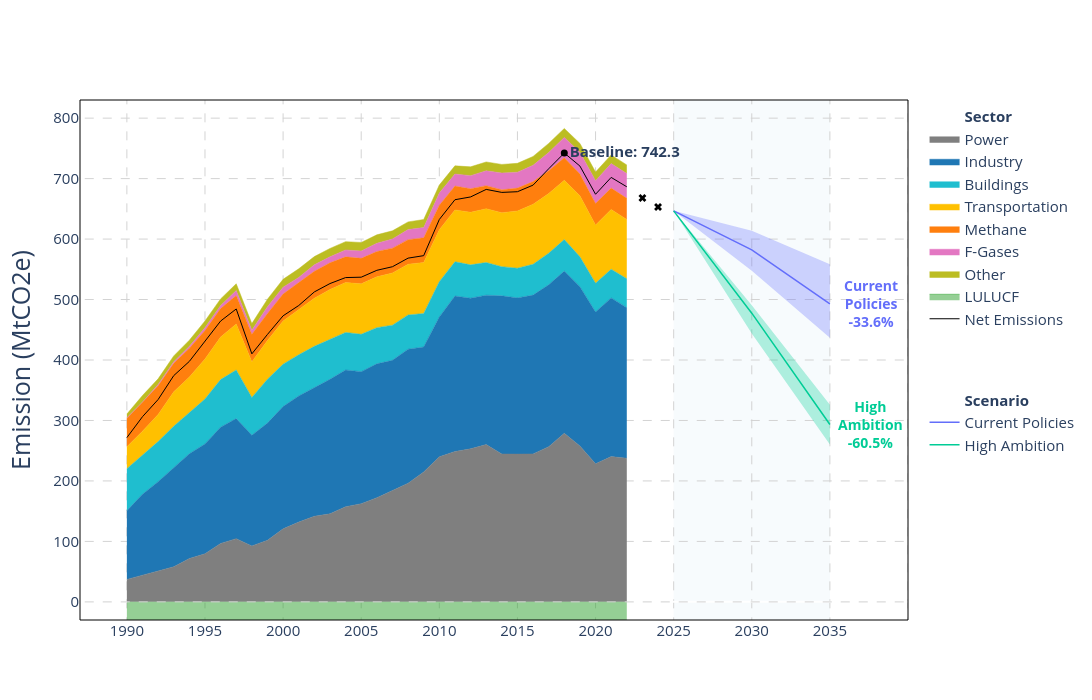

The notebook cell saved with this chart:
### Code cell
# ============================
# Figure 1: Total emissions with bands & annotations
# ============================
fig = go.Figure()
# add_gas_stack(fig, dfHistGas)
add_sector_stack(fig, dfHistGas)



# 2018 reference
fig.add_trace(go.Scatter(
    x=[2018], y=[742.3],
    mode='markers+text',
    marker=dict(color='black', size=7),
    text=f'<b>Baseline: {742.3}</b>',
    textposition='middle right',
    textfont=dict(size=15),
    showlegend=False
))

# Historical net line
fig.add_trace(go.Scatter(
    x=dfHistNet["Year"], y=dfHistNet["NetMt"],
    mode='lines', name='Net Emissions',
    line=dict(color='black', width=1)
))

fig.add_trace(go.Scatter(
    x=[2023, 2024],
    y=[666.3 + 1.5, 651.4 + 1.5],
    mode='markers',                          # only points
    # name='Net (Provisional)',            # shows in legend
    marker=dict(color='black', size=7, symbol='x'),
    showlegend=False
))


# Scenario lines + bands
add_scenario_lines(fig, dfOut, "Current-Policies-Med", "High-Ambition-Med", start_year=2025)
add_scenario_bands(fig, dfOut, "Current-Policies-Low", "Current-Policies-High", fillcolor='rgba(99,110,250,0.3)')
add_scenario_bands(fig, dfOut, "High-Ambition-Low", "High-Ambition-High", fillcolor='rgba(0,204,150,0.3)')

# Layout & grid
style_axes(fig, x_range=[1987, 2040], y_range=[-30, 830],
            x_ticks=list(range(1990, 2040, 5)),
            y_ticks=list(range(0, 801, 100)))
# highlight 2025–2035
fig.add_vrect(x0=2025, x1=2035, fillcolor="LightBlue", opacity=0.1, layer="below", line_width=0)
# border
fig.add_shape(type="rect", xref="paper", yref="paper",
                x0=0, x1=1, y0=0, y1=1, line=dict(color="black", width=1), layer="above")
# grid
add_grid(fig, 1985, 2040, -100, 900)

# Reduction annotations at 2035
x_center = 2037.6
fig.add_annotation(x=x_center, y=cp_med_2035,
                    text=f"<b>Current<br>Policies<br>-{red_cp:.1f}%</b>",
                    showarrow=False, font=dict(size=14, color="#636EFA"))
fig.add_annotation(x=x_center, y=ep_med_2035,
                    text=f"<b>High<br>Ambition<br>-{red_ep:.1f}%</b>",
                    showarrow=False, font=dict(size=14, color="#00CC96"))

fig.update_layout(
    xaxis_title=None
)


# pio.write_image(fig, FIG_TOTAL, width=1200, height=700, scale=2)
pio.write_image(fig, "./fig/total_emission.jpg", width=1200, height=700, scale=3)
pio.write_image(fig, "./fig/total_emission.svg", width=1200, height=700, scale=3)
fig

### Figure 1 — Plotly figure (JSON) as saved in the notebook; plotly's stock layout.template omitted (floating-point values rounded to 4 significant figures)
{"data": [{"hoverinfo": "skip", "line": {"color": "rgba(0,0,0,0)"}, "mode": "lines", "name": "<b>Sector</b>", "showlegend": true, "type": "scatter", "x": [null], "y": [null]}, {"fill": "tozeroy", "fillcolor": "#7F7F7F", "hovertemplate": "Power: %{y:.1f} MtCO₂e<br>Year: %{x}<extra></extra>", "line": {"color": "#7F7F7F", "width": 0.5}, "mode": "lines", "name": "Power", "type": "scatter", "x": [1990, 1991, 1992, 1993, 1994, 1995, 1996, 1997, 1998, 1999, 2000, 2001, 2002, 2003, 2004, 2005, 2006, 2007, 2008, 2009, 2010, 2011, 2012, 2013, 2014, 2015, 2016, 2017, 2018, 2019, 2020, 2021, 2022], "y": [37.15, 43.74, 51.25, 58.04, 71.67, 79.51, 96.59, 104.5, 92.46, 101.8, 120.7, 131.9, 141.5, 145.6, 157.3, 162.3, 172.1, 184.4, 196.1, 214.8, 239.9, 248.7, 253.1, 260.1, 244.6, 244.3, 244.6, 256.6, 278.8, 257.9, 228.3, 240.2, 237.6]}, {"fill": "tonexty", "fillcolor": "#1F77B4", "hovertemplate": "Industry: %{y:.1f} MtCO₂e<br>Year: %{x}<extra></extra>", "line": {"color": "#1F77B4", "width": 0.5}, "mode": "lines", "name": "Industry", "type": "scatter", "x": [1990, 1991, 1992, 1993, 1994, 1995, 1996, 1997, 1998, 1999, 2000, 2001, 2002, 2003, 2004, 2005, 2006, 2007, 2008, 2009, 2010, 2011, 2012, 2013, 2014, 2015, 2016, 2017, 2018, 2019, 2020, 2021, 2022], "y": [150.6, 178.0, 198.8, 221.9, 245.0, 261.1, 288.9, 303.2, 275.6, 295.6, 323.0, 340.5, 354.3, 368.1, 383.5, 380.7, 393.7, 399.6, 417.9, 421.6, 471.3, 505.9, 502.2, 507.2, 506.1, 502.7, 507.3, 524.4, 547.0, 521.3, 479.4, 502.7, 486.6]}, {"fill": "tonexty", "fillcolor": "#1FBECF", "hovertemplate": "Buildings: %{y:.1f} MtCO₂e<br>Year: %{x}<extra></extra>", "line": {"color": "#1FBECF", "width": 0.5}, "mode": "lines", "name": "Buildings", "type": "scatter", "x": [1990, 1991, 1992, 1993, 1994, 1995, 1996, 1997, 1998, 1999, 2000, 2001, 2002, 2003, 2004, 2005, 2006, 2007, 2008, 2009, 2010, 2011, 2012, 2013, 2014, 2015, 2016, 2017, 2018, 2019, 2020, 2021, 2022], "y": [220.3, 242.9, 265.1, 290.5, 313.2, 335.4, 367.6, 383.5, 338.1, 368.2, 393.1, 408.6, 422.6, 434.1, 445.6, 442.6, 453.4, 457.6, 474.5, 476.9, 529.5, 562.6, 557.4, 561.3, 554.4, 551.9, 558.3, 576.6, 599.2, 570.6, 527.0, 550.1, 534.4]}, {"fill": "tonexty", "fillcolor": "#ffc000", "hovertemplate": "Transportation: %{y:.1f} MtCO₂e<br>Year: %{x}<extra></extra>", "line": {"color": "#ffc000", "width": 0.5}, "mode": "lines", "name": "Transportation", "type": "scatter", "x": [1990, 1991, 1992, 1993, 1994, 1995, 1996, 1997, 1998, 1999, 2000, 2001, 2002, 2003, 2004, 2005, 2006, 2007, 2008, 2009, 2010, 2011, 2012, 2013, 2014, 2015, 2016, 2017, 2018, 2019, 2020, 2021, 2022], "y": [256.5, 282.3, 310.0, 347.3, 372.0, 401.6, 437.9, 459.4, 396.9, 432.1, 464.4, 483.1, 502.2, 516.5, 528.1, 525.9, 537.5, 543.9, 558.3, 561.3, 615.4, 648.2, 644.3, 650.2, 643.5, 646.5, 657.4, 675.2, 697.2, 671.6, 623.2, 648.9, 632.3]}, {"fill": "tonexty", "fillcolor": "#FF7F0E", "hovertemplate": "Methane: %{y:.1f} MtCO₂e<br>Year: %{x}<extra></extra>", "line": {"color": "#FF7F0E", "width": 0.5}, "mode": "lines", "name": "Methane", "type": "scatter", "x": [1990, 1991, 1992, 1993, 1994, 1995, 1996, 1997, 1998, 1999, 2000, 2001, 2002, 2003, 2004, 2005, 2006, 2007, 2008, 2009, 2010, 2011, 2012, 2013, 2014, 2015, 2016, 2017, 2018, 2019, 2020, 2021, 2022], "y": [303.4, 329.5, 357.3, 394.4, 419.4, 448.7, 485.0, 506.5, 442.6, 477.0, 509.1, 528.1, 546.7, 560.7, 570.6, 568.1, 579.3, 585.0, 599.1, 602.0, 656.0, 687.7, 683.2, 688.3, 681.5, 684.3, 695.0, 713.0, 734.4, 707.6, 658.7, 684.3, 667.4]}, {"fill": "tonexty", "fillcolor": "#E377C2", "hovertemplate": "F-Gases: %{y:.1f} MtCO₂e<br>Year: %{x}<extra></extra>", "line": {"color": "#E377C2", "width": 0.5}, "mode": "lines", "name": "F-Gases", "type": "scatter", "x": [1990, 1991, 1992, 1993, 1994, 1995, 1996, 1997, 1998, 1999, 2000, 2001, 2002, 2003, 2004, 2005, 2006, 2007, 2008, 2009, 2010, 2011, 2012, 2013, 2014, 2015, 2016, 2017, 2018, 2019, 2020, 2021, 2022], "y": [304.6, 330.6, 359.6, 397.1, 422.5, 453.5, 490.1, 514.8, 449.1, 488.2, 520.4, 536.6, 557.5, 570.6, 582.0, 580.3, 593.0, 600.2, 615.7, 619.1, 676.1, 707.6, 704.9, 712.9, 709.2, 710.6, 721.9, 743.2, 768.2, 743.7, 696.6, 724.8, 708.4]}, {"fill": "tonexty", "fillcolor": "#BCBD22", "hovertemplate": "Other: %{y:.1f} MtCO₂e<br>Year: %{x}<extra></extra>", "line": {"color": "#BCBD22", "width": 0.5}, "mode": "lines", "name": "Other", "type": "scatter", "x": [1990, 1991, 1992, 1993, 1994, 1995, 1996, 1997, 1998, 1999, 2000, 2001, 2002, 2003, 2004, 2005, 2006, 2007, 2008, 2009, 2010, 2011, 2012, 2013, 2014, 2015, 2016, 2017, 2018, 2019, 2020, 2021, 2022], "y": [310.6, 341.2, 368.8, 406.8, 432.8, 464.5, 501.1, 526.1, 460.2, 500.6, 533.5, 550.8, 571.0, 584.5, 595.8, 594.4, 607.0, 613.6, 628.4, 632.3, 689.4, 721.1, 719.4, 727.6, 723.5, 725.3, 736.7, 758.3, 782.9, 758.2, 710.8, 739.2, 722.6]}, {"fill": "tozeroy", "line": {"color": "#2CA02C", "width": 0.5}, "mode": "lines", "name": "LULUCF", "type": "scatter", "x": [1990, 1991, 1992, 1993, 1994, 1995, 1996, 1997, 1998, 1999, 2000, 2001, 2002, 2003, 2004, 2005, 2006, 2007, 2008, 2009, 2010, 2011, 2012, 2013, 2014, 2015, 2016, 2017, 2018, 2019, 2020, 2021, 2022], "y": [-39.24, -35.27, -34.46, -32.89, -35.28, -33.53, -36.97, -41.98, -50.36, -58.55, -60.78, -61.05, -58.72, -58.42, -59.77, -57.8, -59.01, -59.71, -60.65, -60.43, -57.7, -56.9, -50.91, -46.61, -47.51, -48.19, -48.61, -43.23, -41.95, -39.07, -39.26, -39.4, -38.35]}, {"marker": {"color": "black", "size": 7}, "mode": "markers+text", "showlegend": false, "text": "<b>Baseline: 742.3</b>", "textfont": {"size": 15}, "textposition": "middle right", "type": "scatter", "x": [2018], "y": [742.3]}, {"line": {"color": "black", "width": 1}, "mode": "lines", "name": "Net Emissions", "type": "scatter", "x": [1990, 1991, 1992, 1993, 1994, 1995, 1996, 1997, 1998, 1999, 2000, 2001, 2002, 2003, 2004, 2005, 2006, 2007, 2008, 2009, 2010, 2011, 2012, 2013, 2014, 2015, 2016, 2017, 2018, 2019, 2020, 2021, 2022], "y": [271.6, 306.2, 334.6, 374.2, 397.8, 431.2, 464.4, 484.4, 410.2, 442.3, 473.1, 490.1, 512.6, 526.4, 536.3, 536.9, 548.3, 554.3, 568.5, 572.6, 632.4, 665.1, 669.7, 682.1, 677.2, 678.3, 689.2, 716.3, 742.3, 720.7, 674.1, 702.0, 686.5]}, {"marker": {"color": "black", "size": 7, "symbol": "x"}, "mode": "markers", "showlegend": false, "type": "scatter", "x": [2023, 2024], "y": [667.8, 652.9]}, {"hoverinfo": "skip", "line": {"color": "rgba(0,0,0,0)"}, "mode": "lines", "name": "<br><br><br><b>Scenario</b>", "showlegend": true, "type": "scatter", "x": [null], "y": [null]}, {"line": {"color": "#636EFA", "width": 1.5}, "mode": "lines", "name": "Current Policies", "type": "scatter", "x": [2025, 2030, 2035], "y": [646.6, 582.1, 492.9]}, {"line": {"color": "#00CC96", "width": 1.5}, "mode": "lines", "name": "High Ambition", "type": "scatter", "x": [2025, 2030, 2035], "y": [646.6, 477.5, 293.2]}, {"fill": "toself", "fillcolor": "rgba(99,110,250,0.3)", "hoverinfo": "skip", "line": {"color": "rgba(255,255,255,0)"}, "showlegend": false, "type": "scatter", "x": [1975, 1990, 2005, 2010, 2015, 2020, 2025, 2030, 2035, 2035, 2030, 2025, 2020, 2015, 2010, 2005, 1990, 1975], "y": [54.59, 295.2, 531.3, 637.7, 703.0, 670.9, 646.6, 613.7, 558.4, 436.6, 547.6, 646.6, 670.9, 703.0, 637.7, 531.3, 295.2, 54.59]}, {"fill": "toself", "fillcolor": "rgba(0,204,150,0.3)", "hoverinfo": "skip", "line": {"color": "rgba(255,255,255,0)"}, "showlegend": false, "type": "scatter", "x": [1975, 1990, 2005, 2010, 2015, 2020, 2025, 2030, 2035, 2035, 2030, 2025, 2020, 2015, 2010, 2005, 1990, 1975], "y": [54.59, 295.2, 531.3, 637.7, 703.0, 670.9, 646.6, 490.7, 325.9, 260.4, 443.9, 646.6, 670.9, 703.0, 637.7, 531.3, 295.2, 54.59]}], "layout": {"annotations": [{"font": {"color": "#636EFA", "size": 14}, "showarrow": false, "text": "<b>Current<br>Policies<br>-33.6%</b>", "x": 2038.0, "y": 492.9}, {"font": {"color": "#00CC96", "size": 14}, "showarrow": false, "text": "<b>High<br>Ambition<br>-60.5%</b>", "x": 2038.0, "y": 293.2}], "height": 700, "legend": {"font": {"size": 15}, "title": {"text": ""}, "traceorder": "normal"}, "plot_bgcolor": "rgba(0,0,0,0)", "shapes": [{"fillcolor": "LightBlue", "layer": "below", "line": {"width": 0}, "opacity": 0.1, "type": "rect", "x0": 2025, "x1": 2035, "xref": "x", "y0": 0, "y1": 1, "yref": "y domain"}, {"layer": "above", "line": {"color": "black", "width": 1}, "type": "rect", "x0": 0, "x1": 1, "xref": "paper", "y0": 0, "y1": 1, "yref": "paper"}, {"layer": "below", "line": {"color": "LightGrey", "dash": "dash", "width": 1}, "type": "line", "x0": 1985, "x1": 1985, "y0": -100, "y1": 900}, {"layer": "below", "line": {"color": "LightGrey", "dash": "dash", "width": 1}, "type": "line", "x0": 1990, "x1": 1990, "y0": -100, "y1": 900}, {"layer": "below", "line": {"color": "LightGrey", "dash": "dash", "width": 1}, "type": "line", "x0": 1995, "x1": 1995, "y0": -100, "y1": 900}, {"layer": "below", "line": {"color": "LightGrey", "dash": "dash", "width": 1}, "type": "line", "x0": 2000, "x1": 2000, "y0": -100, "y1": 900}, {"layer": "below", "line": {"color": "LightGrey", "dash": "dash", "width": 1}, "type": "line", "x0": 2005, "x1": 2005, "y0": -100, "y1": 900}, {"layer": "below", "line": {"color": "LightGrey", "dash": "dash", "width": 1}, "type": "line", "x0": 2010, "x1": 2010, "y0": -100, "y1": 900}, {"layer": "below", "line": {"color": "LightGrey", "dash": "dash", "width": 1}, "type": "line", "x0": 2015, "x1": 2015, "y0": -100, "y1": 900}, {"layer": "below", "line": {"color": "LightGrey", "dash": "dash", "width": 1}, "type": "line", "x0": 2020, "x1": 2020, "y0": -100, "y1": 900}, {"layer": "below", "line": {"color": "LightGrey", "dash": "dash", "width": 1}, "type": "line", "x0": 2025, "x1": 2025, "y0": -100, "y1": 900}, {"layer": "below", "line": {"color": "LightGrey", "dash": "dash", "width": 1}, "type": "line", "x0": 2030, "x1": 2030, "y0": -100, "y1": 900}, {"layer": "below", "line": {"color": "LightGrey", "dash": "dash", "width": 1}, "type": "line", "x0": 2035, "x1": 2035, "y0": -100, "y1": 900}, {"layer": "below", "line": {"color": "LightGrey", "dash": "dash", "width": 1}, "type": "line", "x0": 2040, "x1": 2040, "y0": -100, "y1": 900}, {"layer": "below", "line": {"color": "LightGrey", "dash": "dash", "width": 1}, "type": "line", "x0": 1985, "x1": 2040, "y0": -100, "y1": -100}, {"layer": "below", "line": {"color": "LightGrey", "dash": "dash", "width": 1}, "type": "line", "x0": 1985, "x1": 2040, "y0": 0, "y1": 0}, {"layer": "below", "line": {"color": "LightGrey", "dash": "dash", "width": 1}, "type": "line", "x0": 1985, "x1": 2040, "y0": 100, "y1": 100}, {"layer": "below", "line": {"color": "LightGrey", "dash": "dash", "width": 1}, "type": "line", "x0": 1985, "x1": 2040, "y0": 200, "y1": 200}, {"layer": "below", "line": {"color": "LightGrey", "dash": "dash", "width": 1}, "type": "line", "x0": 1985, "x1": 2040, "y0": 300, "y1": 300}, {"layer": "below", "line": {"color": "LightGrey", "dash": "dash", "width": 1}, "type": "line", "x0": 1985, "x1": 2040, "y0": 400, "y1": 400}, {"layer": "below", "line": {"color": "LightGrey", "dash": "dash", "width": 1}, "type": "line", "x0": 1985, "x1": 2040, "y0": 500, "y1": 500}, {"layer": "below", "line": {"color": "LightGrey", "dash": "dash", "width": 1}, "type": "line", "x0": 1985, "x1": 2040, "y0": 600, "y1": 600}, {"layer": "below", "line": {"color": "LightGrey", "dash": "dash", "width": 1}, "type": "line", "x0": 1985, "x1": 2040, "y0": 700, "y1": 700}, {"layer": "below", "line": {"color": "LightGrey", "dash": "dash", "width": 1}, "type": "line", "x0": 1985, "x1": 2040, "y0": 800, "y1": 800}, {"layer": "below", "line": {"color": "LightGrey", "dash": "dash", "width": 1}, "type": "line", "x0": 1985, "x1": 2040, "y0": 900, "y1": 900}, {"layer": "above", "line": {"color": "LightGrey", "dash": "dash", "width": 1}, "type": "line", "x0": 1985, "x1": 2040, "y0": 0, "y1": 0}], "width": 1200, "xaxis": {"range": [1987, 2040], "showgrid": false, "tickfont": {"size": 15}, "tickvals": [1990, 1995, 2000, 2005, 2010, 2015, 2020, 2025, 2030, 2035], "title": {}}, "yaxis": {"range": [-30, 830], "showgrid": false, "tickfont": {"size": 15}, "tickvals": [0, 100, 200, 300, 400, 500, 600, 700, 800], "title": {"font": {"size": 25}, "text": "Emission (MtCO2e)"}}}}
